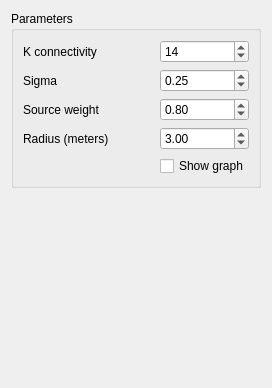
<?xml version="1.0" encoding="UTF-8"?>
<ui version="4.0">
 <class>Settings</class>
 <widget class="QWidget" name="Settings">
  <property name="geometry">
   <rect>
    <x>0</x>
    <y>0</y>
    <width>272</width>
    <height>388</height>
   </rect>
  </property>
  <property name="windowTitle">
   <string>Form</string>
  </property>
  <layout class="QVBoxLayout" name="verticalLayout">
   <item>
    <widget class="QGroupBox" name="groupBox_2">
     <property name="title">
      <string>Parameters</string>
     </property>
     <layout class="QGridLayout" name="gridLayout" columnstretch="1,0">
      <item row="4" column="1">
       <widget class="QDoubleSpinBox" name="radius">
        <property name="accelerated">
         <bool>true</bool>
        </property>
        <property name="minimum">
         <double>0.010000000000000</double>
        </property>
        <property name="singleStep">
         <double>0.010000000000000</double>
        </property>
        <property name="value">
         <double>3.000000000000000</double>
        </property>
       </widget>
      </item>
      <item row="2" column="1">
       <widget class="QDoubleSpinBox" name="sigma">
        <property name="accelerated">
         <bool>true</bool>
        </property>
        <property name="minimum">
         <double>0.010000000000000</double>
        </property>
        <property name="singleStep">
         <double>0.010000000000000</double>
        </property>
        <property name="value">
         <double>0.250000000000000</double>
        </property>
       </widget>
      </item>
      <item row="3" column="0">
       <widget class="QLabel" name="label_3">
        <property name="text">
         <string>Source weight</string>
        </property>
       </widget>
      </item>
      <item row="3" column="1">
       <widget class="QDoubleSpinBox" name="sourceWeight">
        <property name="accelerated">
         <bool>true</bool>
        </property>
        <property name="minimum">
         <double>0.010000000000000</double>
        </property>
        <property name="singleStep">
         <double>0.010000000000000</double>
        </property>
        <property name="value">
         <double>0.800000000000000</double>
        </property>
       </widget>
      </item>
      <item row="5" column="1">
       <widget class="QCheckBox" name="showGraph">
        <property name="text">
         <string>Show graph</string>
        </property>
       </widget>
      </item>
      <item row="4" column="0">
       <widget class="QLabel" name="label_2">
        <property name="text">
         <string>Radius (meters)</string>
        </property>
       </widget>
      </item>
      <item row="1" column="0">
       <widget class="QLabel" name="label">
        <property name="text">
         <string>K connectivity</string>
        </property>
       </widget>
      </item>
      <item row="1" column="1">
       <widget class="QSpinBox" name="kNeigbours">
        <property name="minimum">
         <number>1</number>
        </property>
        <property name="value">
         <number>14</number>
        </property>
       </widget>
      </item>
      <item row="2" column="0">
       <widget class="QLabel" name="label_4">
        <property name="text">
         <string>Sigma</string>
        </property>
       </widget>
      </item>
     </layout>
    </widget>
   </item>
   <item>
    <spacer name="verticalSpacer">
     <property name="orientation">
      <enum>Qt::Vertical</enum>
     </property>
     <property name="sizeHint" stdset="0">
      <size>
       <width>20</width>
       <height>40</height>
      </size>
     </property>
    </spacer>
   </item>
  </layout>
 </widget>
 <resources/>
 <connections/>
</ui>
